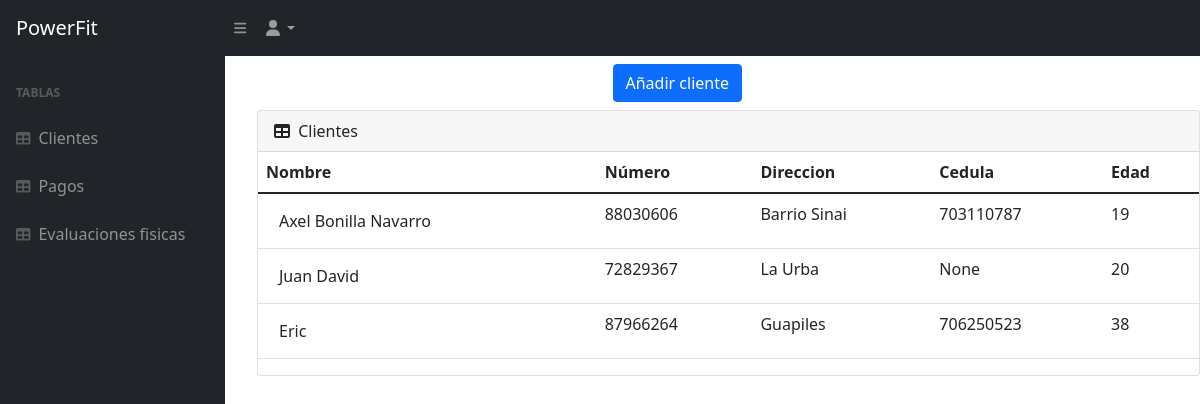
Page /users/ (signed in) on the earlier database version.
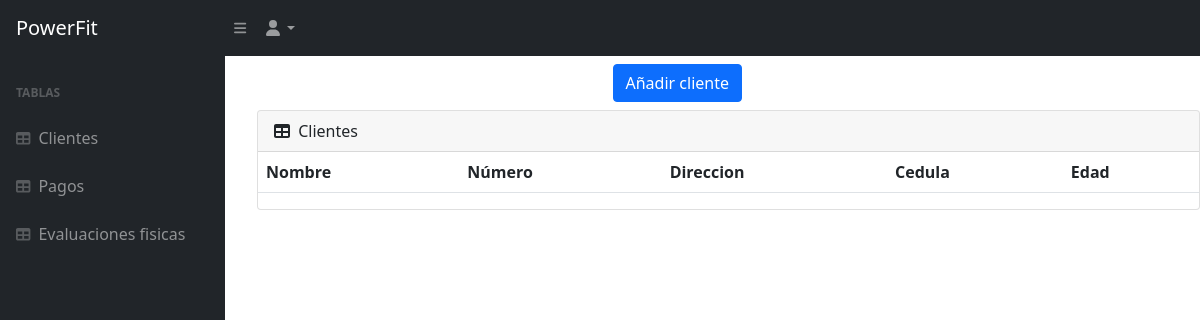
Same page on the later database version.
### HealthQuest/models.py (models this page shows, shortened)
class HealthQuests (models.Model):
    name = models.CharField(max_length=100, verbose_name= 'Nombre')
    identification = models.IntegerField(verbose_name= 'Número de cedula', blank=True, null=True, unique=True)
    Date_of_birth = models.DateField(default=datetime.date.today, verbose_name= 'Fecha de nacimiento')
    address = models.CharField(max_length=100, blank=True, null=True)
    phone_number = models.IntegerField(verbose_name= 'Número telefonico')
    emergency_contact = models.CharField(max_length=100, verbose_name= 'Contacto de emergencia', null=True, blank=True)
    emergency_number = models.IntegerField(verbose_name= 'Número de emergencia', null=True, blank=True)
    heart_problems = models.CharField(max_length=100, default='Ninguno', verbose_name='Problemas cardiacos')
    allergies = models.CharField(max_length=100, default='Ninguno', verbose_name='Alergias')
    ailments = models.ManyToManyField(Ailments, verbose_name='Padecimientos', blank=True)
    joint_problems = models.ManyToManyField(Joint_problems, verbose_name='Problemas articulares', blank=True)
    specify = models.CharField(max_length=200, default='Ninguno', verbose_name='Especifique')
    vision_difficulties = models.CharField(max_length=100, default='Ninguno', verbose_name='Dificultades de la vista')
    operations_surgeries = models.CharField(max_length=100, default='Ninguna', verbose_name='Operaciones o cirugias')
    skin_problems = models.CharField(max_length=100, default='Ninguno', verbose_name='Problemas en la piel')
    def anios(self):
        return date.today().year - self.Date_of_birth.year

### HealthQuest/views.py (the view)
# urls.py: path('users/', users_list.as_view(), name='users_list'),
class users_list(LoginRequiredMixin, ListView):
    model = HealthQuests
    login_url = 'login'
    def get_context_data(self, **kwargs):
        context = super().get_context_data(**kwargs)
        context['now'] = timezone.now()
        return context

### templates/HealthQuest/healthquests_list.html (shortened to what this page needs)
{% extends 'HealthQuest/index.html' %}
{% block content %}
<div class="mx-auto" style="width: 200px;">
    <a class="btn btn-primary" href="create_users.html" role="button">Añadir cliente</a>
</div>
<ul>
<div class="card mb-4">
    <div class="card-header">
        <i class="fas fa-table me-1"></i>
        Clientes
    </div>
    <div class="table-responsive">
        <table id="datatablesSimple" class="table">
            <thead>
                <tr>
                    <th scope="col">Nombre</th>
                    <th scope="col">Número</th>
                    <th scope="col">Direccion</th>
                    <th scope="col">Cedula</th>
                    <th scope="col">Edad</th>
                </tr>
            </thead>
            <tbody>
            {% for obj in object_list %}
                <tr>
                    <td><a href="update.html/{{ obj.id }}" class="btn">{{ obj.name }}</a></td>
                    <td>{{ obj.phone_number }}</td>
                    <td>{{ obj.address }}</td>
                    <td>{{ obj.identification }}</td>
                    <td>{{ obj.anios }}</td>
                </tr>
            {% endfor %}
            </tbody>
        </table>
    </div>
</div>
</ul>
{% endblock %}

Differences in the rows shown:
removed HealthQuests: name "Axel Bonilla Navarro", phone_number "88030606", address "Barrio Sinai", identification "703110787", anios "19"
removed HealthQuests: name "Juan David", phone_number "72829367", address "La Urba", identification "None", anios "20"
removed HealthQuests: name "Eric", phone_number "87966264", address "Guapiles", identification "706250523", anios "38"
